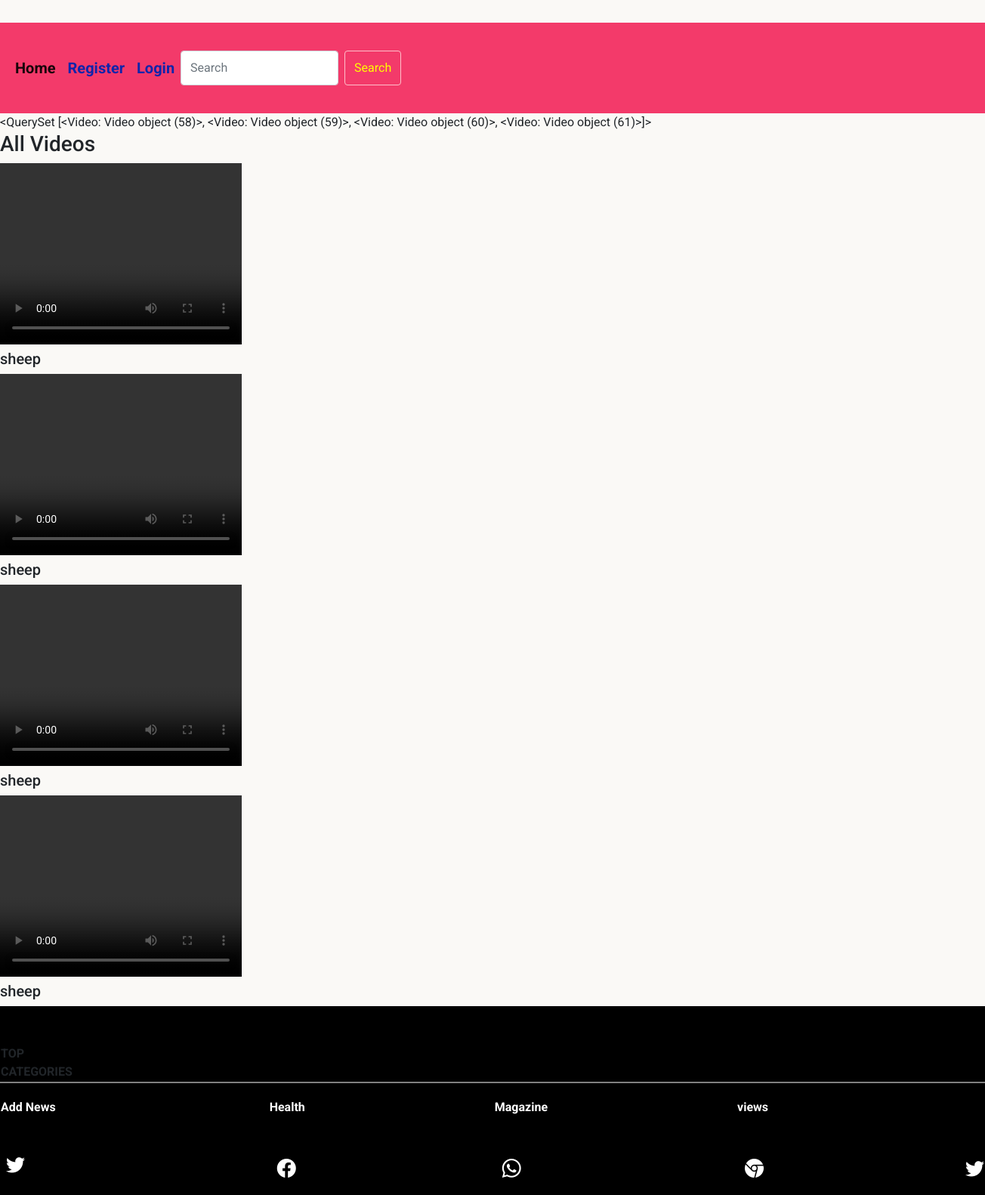
The page /videos on the database its author committed.
### newspaper/models.py (models this page shows)
class Video(models.Model):
    title = models.CharField(max_length=100)
    video = models.FileField(upload_to='videos/')
    class Meta:
        verbose_name='Video'
        verbose_name_plural = 'Videos'

### newspaper/views.py (the view)
# urls.py: path('videos',views.videos,name="videos"),
def videos(request):
    videos=Video.objects.all()
    context={
        'videos':videos,
             }
    return render(request,'videos.html',context)

### cart/context_processors.py (called while the page is built, shortened)
def counter(request):
    item_count=0
    return {'count':item_count}

### newspaper/context_processors.py (called while the page is built)
def menu_links(request):
    links=Newspaper.objects.all()
    return {'links':links}

### templates/videos.html (shortened to what this page needs)
<!DOCTYPE html>
{% extends 'base.html' %}
{% load static %}
{% block content %}
{{videos}}
<body>
<h3>All Videos</h3>
{% for i in videos %}
<div>
<video width="320" height="240" controls>
    <source src="{{i.video.url}}" type="video/mp4">
</video>
    <h5>{{i.title}}</h5>
</div>
{% endfor %}
</body>
{% endblock %}

### static/css/style.css (style rules this page uses)
body { background-color:#FAF9F6; font-family: 'Roboto', sans-serif; }

### rows shown on the page
Video: id "<QuerySet [<Video: Video object (58)>, <Video: Video object (59)>, <Video: Video object (60)>, <Video: Video object (61)>]>", title "sheep"
Video: title "sheep"
Video: title "sheep"
Video: title "sheep"
